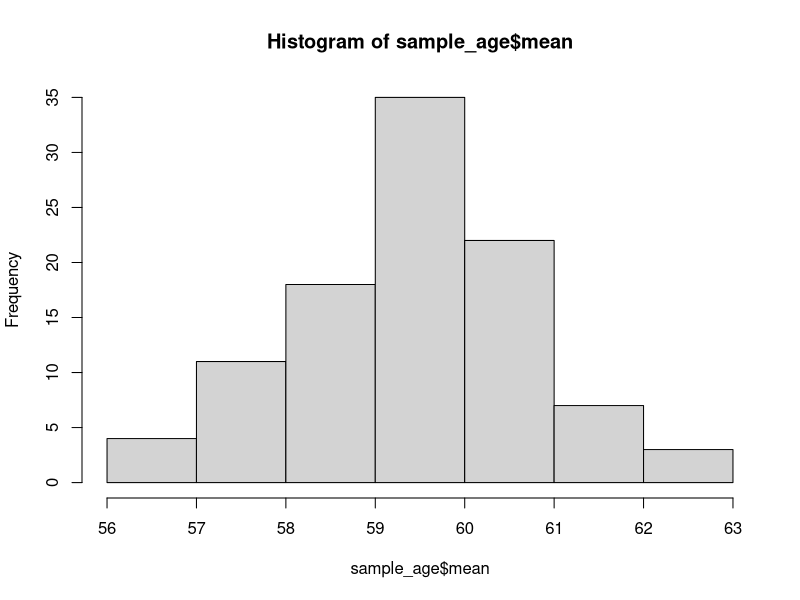
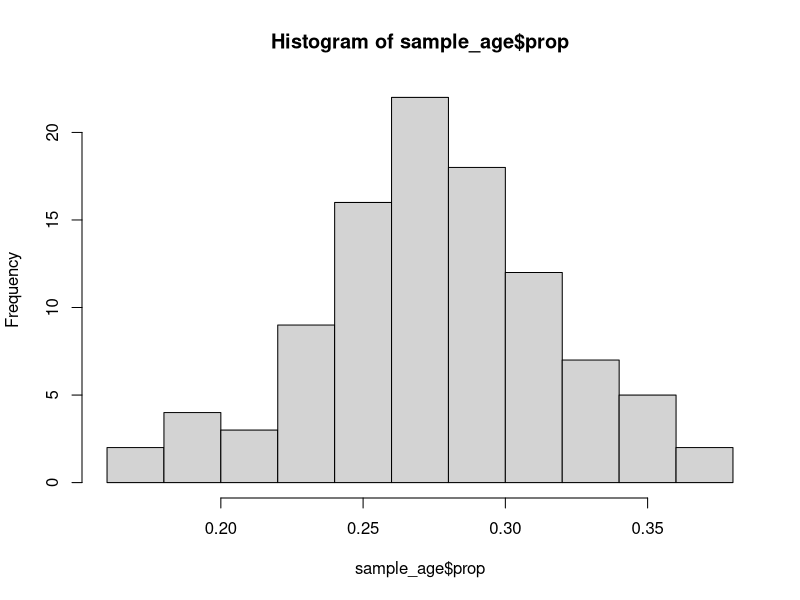
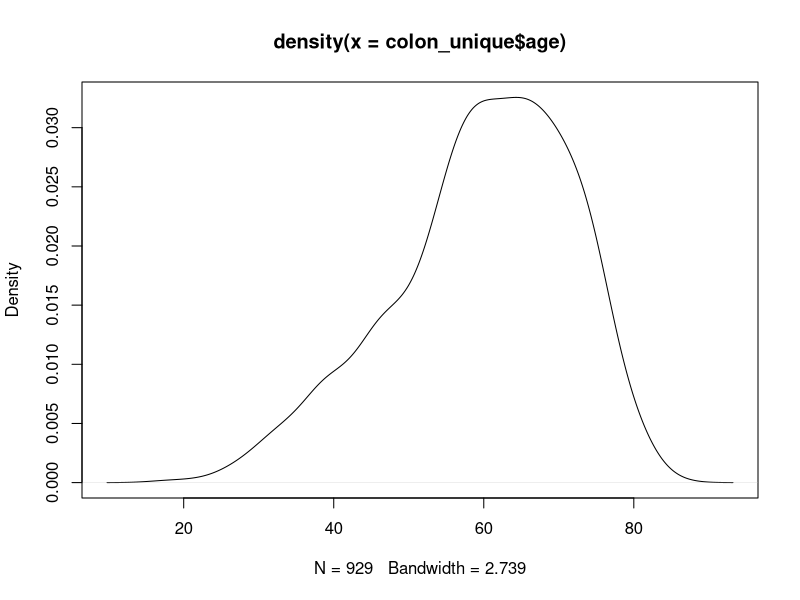
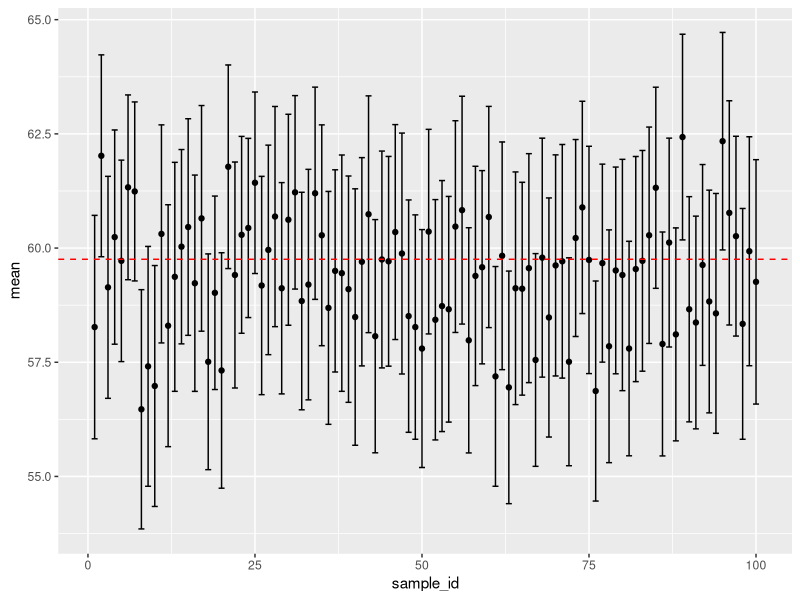

Recreate these plots in R, in order.
## ---- chunk 1
knitr::opts_chunk$set(echo = FALSE)
#install.packages('viridis')
#install.packages('survival')
library(viridis)
library(survival)
library(dplyr)

#data() 
colon <- survival::colon 

## ---- chunk 2
# Retira duplicados
#table(colon$id)
table(duplicated(colon$id))
colon_unique <- colon[!duplicated(colon$id),]

# Muestra aleatoria simple utilizando la funcion sample
sample(colon_unique$id, size = 100)

# Muestra aleatoria simple con reemplazo 
sample(colon_unique$id, size = 100, replace = TRUE)
table(duplicated(sample(colon$id, size = 100, replace = TRUE)))

# Muestra aleatoria simple sin reemplazo
sample(colon_unique$id, size = 100, replace = FALSE)
table(duplicated(sample(colon_unique$id, size = 100, replace = FALSE)))
## ---- chunk 3
# se asigna las identificaciones a un vector de valores
muestra <- sample(colon_unique$id, size = 100, replace = FALSE)

# se genera un subconjunto de datos únicamente con las observaciones de la muestra
colon_unique_muestra <- colon_unique[colon_unique$id %in% muestra,]
mean(colon_unique_muestra$age)

# Para "anclar" el proceso aleatorio que genera la muestra, es posible utilizar la función "set.seed" antes de generar la muestra.

set.seed(12345)
muestra <- sample(colon_unique$id, size = 100, replace = FALSE)
colon_unique_muestra <- colon_unique[colon_unique$id %in% muestra,]
mean(colon_unique_muestra$age)

## ---- chunk 4
table(colon_unique$sex)

strat_sample <- colon_unique %>%
                  group_by(sex) %>%
                  sample_n(size = 100)

table(strat_sample$sex)

## Hombres
set.seed(12345)
muestra_h <- sample(colon_unique$id[colon_unique$sex == 1],
                    size = 100,
                    replace = FALSE)

colon_h <- colon_unique[colon_unique$id %in% muestra_h,]
table(colon_h$sex)

## mujeres
set.seed(12345)
muestra_m <- sample(colon_unique$id[colon_unique$sex == 0],
                    size = 100,
                    replace = FALSE)

colon_m <- colon_unique[colon_unique$id %in% muestra_m,]
table(colon_m$sex)

## Rbind de las muestras individuales

strat_sample <- rbind(colon_m,colon_h)
table(strat_sample$sex)

## ---- chunk 5
table(colon_unique$sex)

# define una lista en donde guardaremos cada una de las muestras que vamos a generar
lista <- list()
sample_age <- data.frame(sample_id = character(),
                        mean      = numeric(),
                        sd        = numeric(),
                        n         = numeric(),
                        p_50_60   = numeric())

# inicia loop (o bucle). La idea es tomar una muestra aleatoria sin reemplazo 1000 veces.
# para ello utilizamos la estructura de control for

# define el numero de muestras 
n <- 100

# define el tamaño de muestra
sample_size <- 100

for(i in 1:n){
  lista[[i]] <- colon_unique %>%
                  sample_n(size = sample_size)
  
  loop_aux <- data.frame(sample_id = i,
                        mean       = mean(lista[[i]]$age),
                        sd         = sd(lista[[i]]$age),
                        n          = nrow(lista[[i]]),
                        prop       = nrow(lista[[i]][lista[[i]]$age > 49 & lista[[i]]$age < 61,]) / nrow(lista[[i]])
  )
  
  sample_age <- rbind(sample_age,loop_aux)
  rm(loop_aux)
}


round(mean(sample_age$mean),2)
round(mean(colon_unique$age),2)

hist(sample_age$mean)
hist(sample_age$prop)
## ---- chunk 6

plot(density(colon_unique$age))
shapiro.test(colon_unique$age)

muestra <- sample(colon_unique$id, size = 100, replace = FALSE)
colon_unique_muestra <- colon_unique[colon_unique$id %in% muestra,]

mean_age <- mean(colon_unique_muestra$age)
sd_age   <- sd(colon_unique_muestra$age)

n <- nrow(colon_unique_muestra)
alpha <- 0.05
Ci <- qt(p = alpha/2, df = n-1, lower.tail= FALSE)

lower <- mean_age - (Ci * (sd_age/sqrt(n)))
upper <-  mean_age + (Ci * (sd_age/sqrt(n)))

cat(paste("[",round(lower,5),round(upper,5),"]"))

t.test(colon_unique_muestra$age)$"conf.int"


lista_i <- list()
sample_i <- data.frame(sample_id  = character(),
                       lower      = numeric(),
                       upper      = numeric(),
                       mean       = numeric(),
                       sd         = numeric(),
                       n          = numeric())
n <- 100
alpha <- 0.05
Ci <- qt(p = alpha/2, df = n-1, lower.tail= FALSE)
sample_size <- 100

for(i in 1:n){
  lista_i[[i]] <- colon_unique %>%
                  sample_n(size = sample_size)
  
  loop_aux  <- data.frame(sample_id  = i,
                          lower      = mean(lista[[i]]$age) - (Ci * (sd(lista[[i]]$age)/sqrt(n))),
                          upper      = mean(lista[[i]]$age) + (Ci * (sd(lista[[i]]$age)/sqrt(n))),
                          mean       = mean(lista[[i]]$age),
                          sd         = sd(lista[[i]]$age),
                          n          = nrow(lista[[i]])
  )
  
  sample_i <- rbind(sample_i,loop_aux)
  rm(loop_aux)
}

sample_i$contenido <-  mean(colon_unique$age) > sample_i$lower & mean(colon_unique$age) <  sample_i$upper

library(ggplot2)
ggplot(sample_i, aes(sample_id, mean)) +        # ggplot2 plot with confidence intervals
  geom_point() +
  geom_errorbar(aes(ymin = lower, ymax = upper)) +
  geom_hline(yintercept = mean(colon_unique$age), linetype = "dashed", color = "red")


## ---- chunk 7
install.packages("lsr")


## ---- chunk 8
# H0: mu = 168
# H1: mu != 168

y_mu <- 168
y_bar <- 169.5
s <- 3.9
n <- 36
gl = n - 1
confidence <- 0.95
alpha <- 1 - confidence

Z_stat <- (169.5 - 168) / (s/sqrt(n))

# Método de valores críticos ---

## En este ejemplo estamos abordando una prueba de dos colas
# Queremos definir el valor Z asociado al nivel de significancia de 0.025 en cada una de las dos colas. 1 - 0.025 (0.975) es el área acumula a la izquierda del punto z positivo que nos interesa, que n este caso es 1.96

z1 <- qnorm(0.975)
z2 <- -z1

Z_stat > z1

# Método de p-valor  ---

pvalue <- 2 *(1 - pnorm(Z_stat))
alpha < pvalue

## ---- chunk 9
# H0: mu >= 5
# H1: mu < 5

y_mu <- 5
y_bar <- 4.8
s <- 0.5
n <- 40
gl = n - 1
confidence <- 0.98
alpha <- 1 - confidence

Z_stat <- (4.8 - 5) / (s/sqrt(n))

# Método de valores críticos ---

z1 <- qnorm(0.98)
Z_stat < - z1

# Método de p-valor  ---

pvalue <-  pnorm(Z_stat)
pvalue < alpha 

## ---- chunk 10
# H0: mu = 0
# H1: mu > 0

y_mu <- 0
y_bar <- 8.2
s <- 23.9
n <- 36
gl = n - 1
confidence <- 0.95
alpha <- 1 - confidence

t_stat <- (y_bar - y_mu) / (s/sqrt(n))

# Método de valores críticos ---

c <- qt(confidence,df = gl)

t_stat > c

# Método de p-valor  ---

pvalue <-  1 - pt(t_stat, df = gl)
pvalue < alpha 

## ---- chunk 11

# single sample
turtle_weights <- c(300, 315, 320, 311, 314, 309, 300, 308, 305, 303, 305, 301, 303)
t.test(x = turtle_weights, mu = 310)

# non paired two sample
sample1 <- c(300, 315, 320, 311, 314, 309, 300, 308, 305, 303, 305, 301, 303)
sample2 <- c(335, 329, 322, 321, 324, 319, 304, 308, 305, 311, 307, 300, 305)

t.test(x = sample1, y = sample2)

#  paired two sample

before <- c(22, 24, 20, 19, 19, 20, 22, 25, 24, 23, 22, 21)
after <- c(23, 25, 20, 24, 18, 22, 23, 28, 24, 25, 24, 20)

t.test(x = before, y = after, paired = TRUE)

